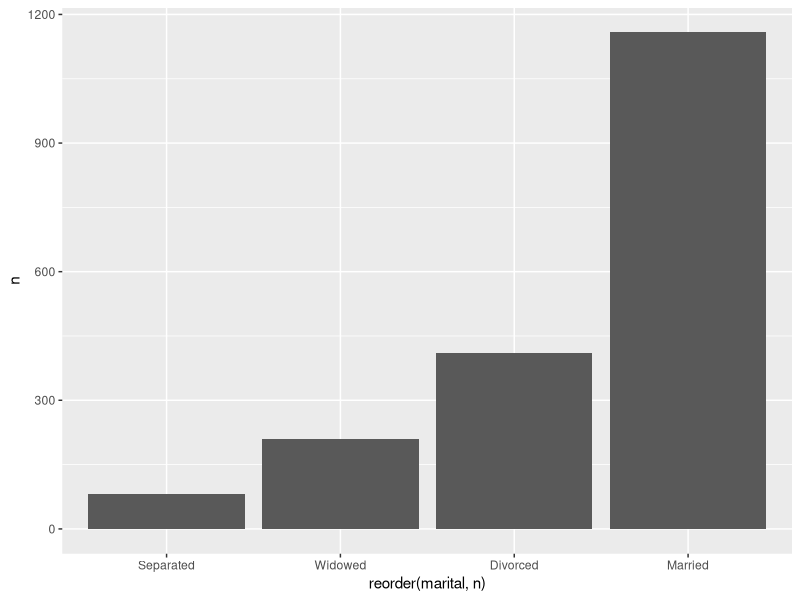
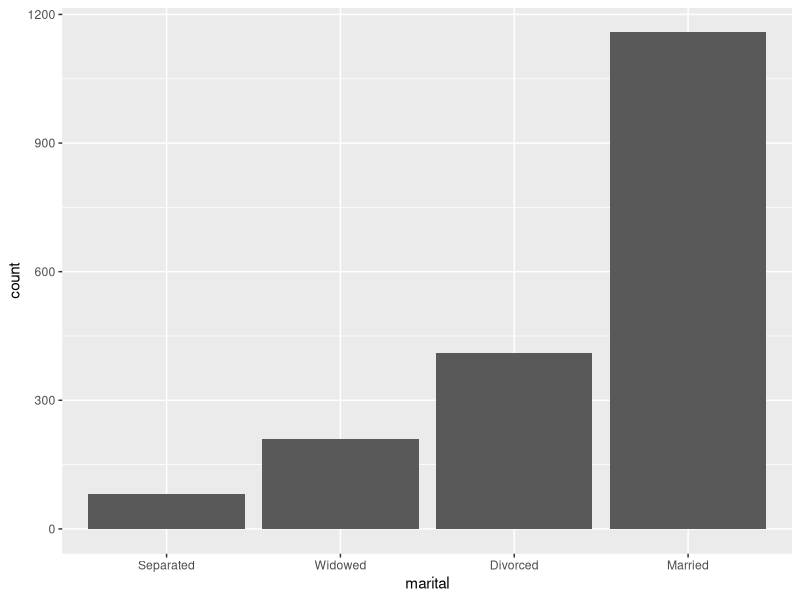
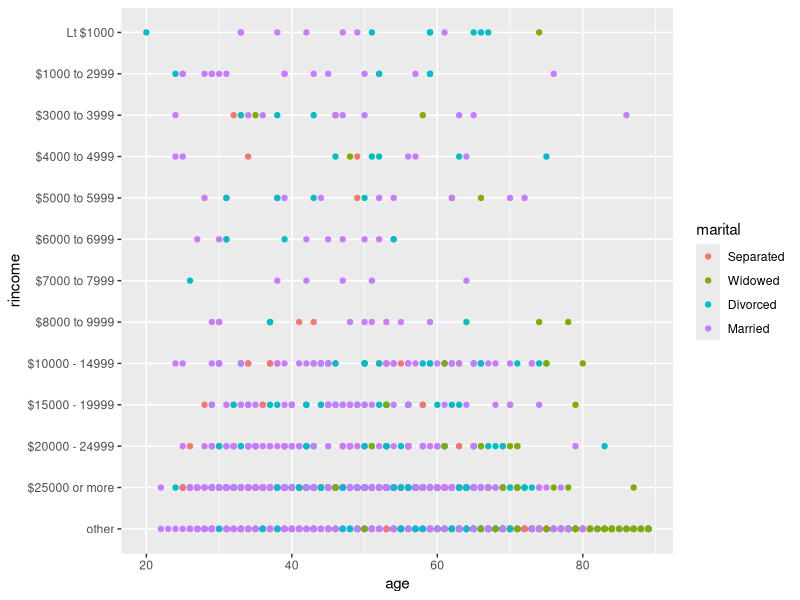

R code for these plots, in order:
## ---- chunk 1
# 1
library(tidyverse)

marriage <- gss_cat %>%
  filter(year > 2013, marital != "Never married", 
         marital != "No answer") %>%
  mutate(marital = fct_drop(marital))

levels(marriage$marital)

# 2
freq <- marriage %>%
  count(marital, sort = TRUE)

# 3
ggplot(freq, aes(x = reorder(marital, n), y = n)) + 
  geom_bar(stat = "identity")
# or
marriage$marital <- fct_infreq(marriage$marital)
marriage$marital <- fct_rev(marriage$marital)
ggplot(marriage, aes(x = marital)) + 
  geom_bar()

# 4
marriage %>%
  group_by(marital) %>%
  summarize(mean.age = mean(age, na.rm = TRUE))

# 5
marriage %>%
  mutate(rincome = fct_collapse(rincome, other = c("No answer", "Don't know", "Not applicable", "Refused"))) %>%
  ggplot(aes(x = age, y = rincome, color = marital)) +
  geom_point()
